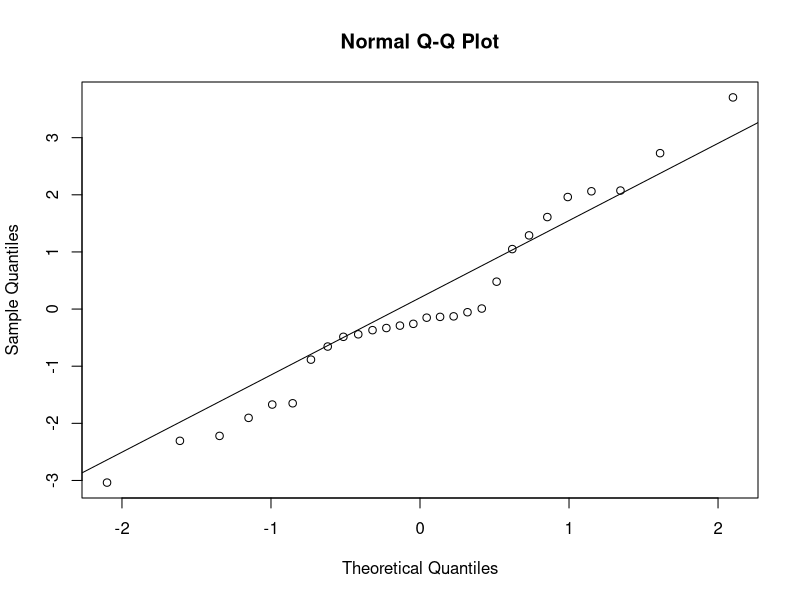
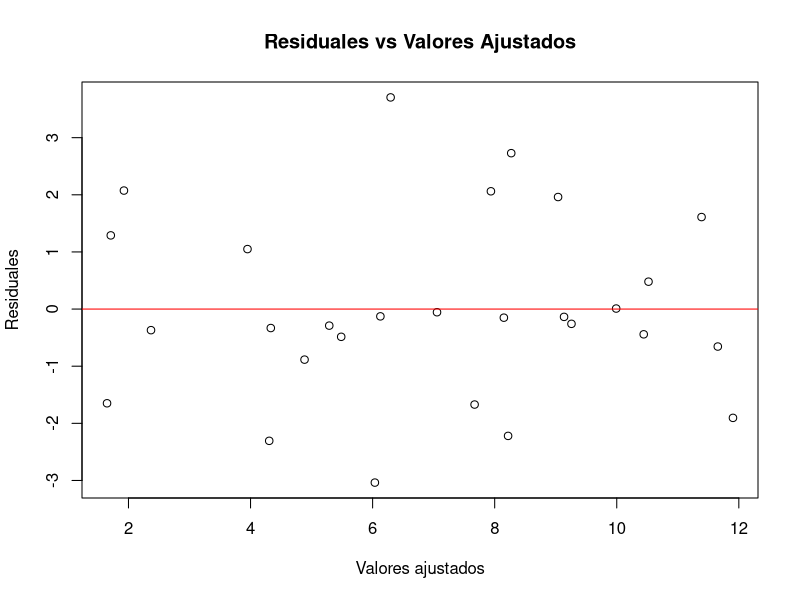
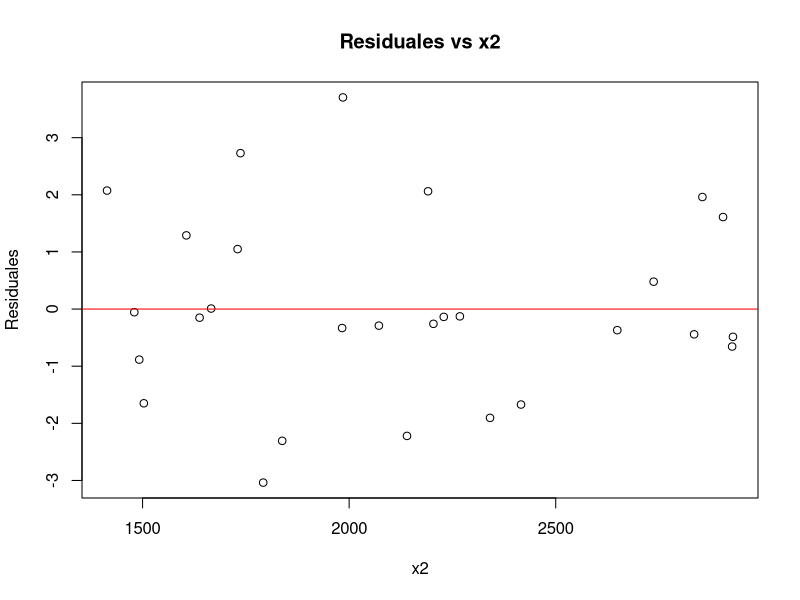
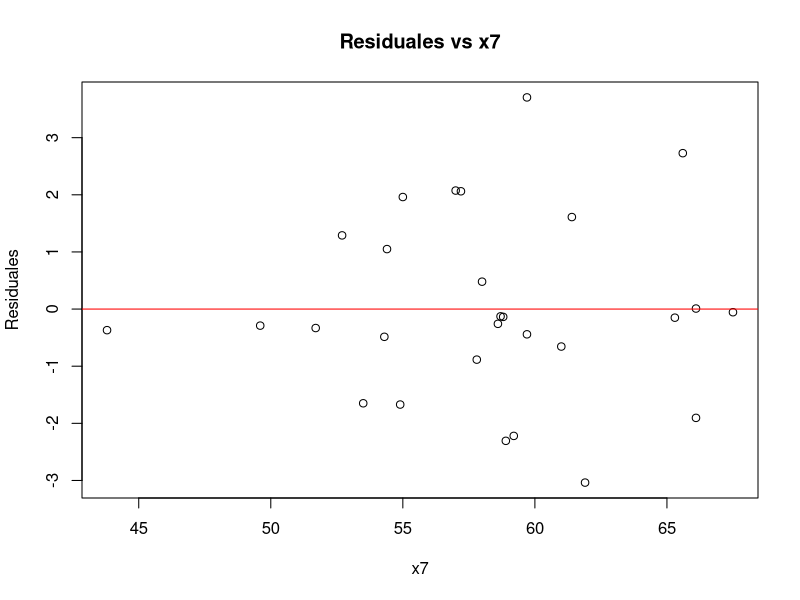
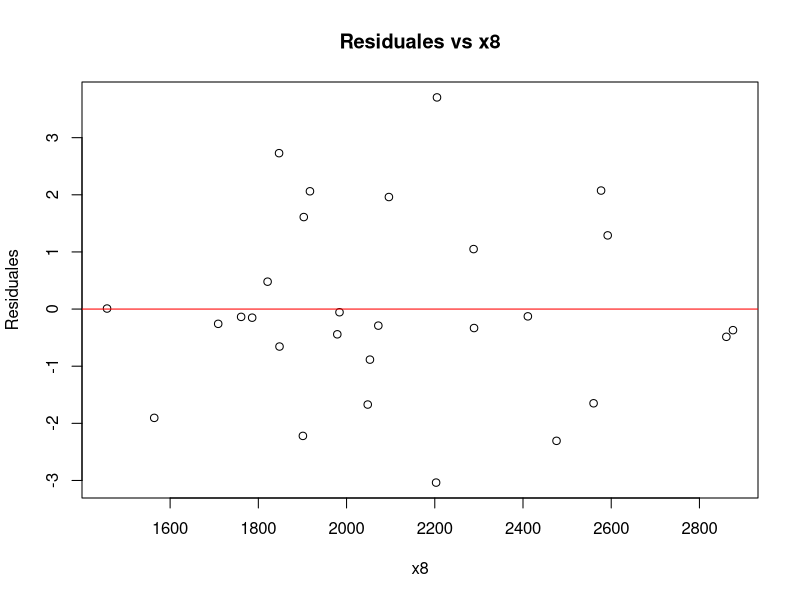

These figures' R source, in order:
###############################################################################################
#Ajustar un modelo de regresión lineal múltiple que relacione la cantidad de juegos ganados 
#con las yardas por aire del equipo (x2), el porcentaje de jugadas por tierra (x7) y las yardas 
#por tierra del contrario (x8).
###############################################################################################
datos=read.csv("Liga_nacional_de_futbol.csv")
datos
M1 <- lm(y~x2+x7+x8,data=datos)
M1

############################################################################################
###     b) Formar la tabla de análisis de varianza y probar la significancia de la regresión
############################################################################################
nrow(datos)

idv <- rep(1,nrow(datos))
idv

X<- matrix(c(idv,datos$x2,datos$x7,datos$x8),nrow=28,ncol=4)
Y<- matrix(datos$y,nrow=28,ncol=1)

beta<- solve(t(X)%*%X) %*% t(X) %*% Y
beta 

#pues para poder hacer la tabla necesimatos calcular lo siguiente 

#Fuente de variacion  | Suma de cuadrados | Grados de libertad  | Cuadrados medios  | F0 
#regrecion            | SCE               | p                   | CMR               | CMR/CMRES 
#residuales           | SSE               | n-p-1               | CMRES 
#total                | SCT               | n-1


#p  numero de columnas a usar
p <- nrow(beta)-1
p

#n  numero de filas
n<- nrow(datos)
n

#n-p-1
n-p-1

#n-1
n-1

#SCE
SCE<- t(beta)%*% t(X)%*%Y-sum(Y)**2/n
SCE

#SSE
SSE<-t(Y)%*% Y- t(beta) %*% t(X) %*% Y
#SCT
SCT <- t(Y) %*% Y-sum(Y)**2/n
SCT

#SSE
SSE<-SCT-SCE
SSE

SCT.m <- sum((datos$y-mean(datos$y))**2)
SCT.m

SCE.m<- sum((M1$fitted - mean(datos$y))**2)
SCE.m

SSE.m<-sum(M1$residuals**2)
SSE.m

GLT<-n-1
GLT

GLRes<-df.residual(M1)
GLRes

GLR<- GLT-GLRes
GLR

#CMR
CMR<-SCE/GLR
CMR

#CMRES
CMRes<- SSE/GLRes
CMRes

#F0
F0<-CMR/CMRes
F0

##################################################################################################### 
### c) Calcular el estadístico t para probar las hipótesis H0:β2=0, H0:β7=0 y H0:β8=0. 
### ¿Qué conclusiones se pueden sacar acerca del papel de las variables x2, x7 y x8 en el modelo? 
#####################################################################################################

varest <- SSE /(nrow(Y)-nrow(beta))
varest

# Matriz inversa
XtX_inv <- solve(t(X) %*% X)

# Inicialización de vector para guardar t0
t0_vals <- numeric(ncol(X))

# Bucle para recorrer la diagonal
for (j in 1:ncol(X)) {
  cjj <- XtX_inv[j, j]
  t0 <- beta[j] / sqrt(varest * cjj)
  t0_vals[j] <- t0
}
  
t0_vals

################################################# 
### d) Calcular R2 y R2adj para este modelo. 
#################################################

# R2
R2 <-SCE/SCT
R2

# R2ADJ
R2ADJ <- 1-(1-R2)*((n-1)/(n-p-1))
R2ADJ

#################################################################### 
# e) Trazar una gráfica de probabilidad normal de los residuales. 
# ¿Parece haber algún problema con la hipótesis de normalidad? 
####################################################################

residuales<- M1$residuals

qqnorm(residuales)
qqline(residuales)

#################################################################################################
#     f)  Trazar e interpretar una gráfica de los residuales en función de la respuesta predicha.
#################################################################################################

ajustados <- M1$fitted.values   

plot(ajustados, residuales, xlab = "Valores ajustados",ylab = "Residuales",main = "Residuales vs Valores Ajustados")
abline(h = 0, col = "red")  

################################################################################################# 
# g) Trazar las gráficas de los residuales en función de cada una de las variables regresoras. 
# ¿Implican esas gráficas que se especificó en forma correcta el regresor? 
#################################################################################################

plot(M1$model$x2, residuales,xlab = "x2",ylab = "Residuales",main = "Residuales vs x2")
abline(h = 0, col = "red")

plot(M1$model$x7, residuales,xlab = "x7",ylab = "Residuales",main = "Residuales vs x7")
abline(h = 0, col = "red")

plot(M1$model$x8, residuales,xlab = "x8",ylab = "Residuales",main = "Residuales vs x8")
abline(h = 0, col = "red")

########################################################### 
# h) Calcular un intervalo de confianza de 95% para β7 
###########################################################

beta7_hat <- beta[3, ]  # estimador de beta7

cjj <- XtX_inv[3, 3]    # elemento diagonal correspondiente

se_beta7 <- sqrt(varest * cjj)  # error estándar

# Valor crítico t
tcrit <- qt(0.975, df = n - p - 1)

# Intervalo de confianza
IC_beta7 <- c(LI = beta7_hat - tcrit * se_beta7,  LS = beta7_hat + tcrit * se_beta7)
beta7_hat
IC_beta7
x_0 <- c(1, 2300, 56, 2100)

# Prediccion puntual
y0_hat <- as.numeric(t(x_0) %*% beta)

# Error estandar de la media predicha
se_y0 <- sqrt(varest * (t(x_0) %*% XtX_inv %*% x_0))

# Valor critico t
tcrit <- qt(0.975, df = n - p - 1)
IC_media <- c(LI = y0_hat - tcrit * se_y0, LS = y0_hat + tcrit * se_y0)
y0_hat
IC_media

M2 <- lm(y ~ x7 + x8, data = datos)
summary(M2)
n <- nrow(datos)
idv <- rep(1, n)
X2 <- matrix(c(idv, datos$x7, datos$x8), nrow=n, ncol=3)
Y  <- matrix(datos$y, nrow=n, ncol=1)

beta2 <- solve(t(X2) %*% X2) %*% t(X2) %*% Y

# sumas de cuadrados
SCT2 <- t(Y) %*% Y - (sum(Y)^2)/n
SCE2 <- t(beta2) %*% t(X2) %*% Y - (sum(Y)^2)/n
SSE2 <- SCT2 - SCE2

# grados de libertad
p2 <- nrow(beta2) - 1
GLR2  <- p2
GLRes2 <- n - p2 - 1

# cuadrados medios
CMR2   <- SCE2 / GLR2
CMRES2 <- SSE2 / GLRes2

# estadistico F
F0_2 <- CMR2 / CMRES2
F0_2
R2_M2 <- SCE2 / SCT2

# R^2 ajustado
R2adj_M2 <- 1 - (1 - R2_M2) * ((n - 1) / (n - p2 - 1))
R2_M2
R2adj_M2
R2
R2ADJ
XtX_inv2 <- solve(t(X2) %*% X2)
resid2   <- Y - X2 %*% beta2
df2      <- n - p2 - 1
varest2  <- SSE2 / df2
beta7_hat_M2 <- beta2[2, ]
cjj2<- XtX_inv2[2,2]
se_beta7_M2  <- sqrt(varest2 * cjj2)
tcrit2   <- qt(0.975, df = n - p2 - 1)
IC_beta7_M2  <- c(LI = beta7_hat_M2 - tcrit2*se_beta7_M2, LS = beta7_hat_M2 + tcrit2*se_beta7_M2)
beta7_hat_M2
IC_beta7_M2

## --- (2) IC95% para la MEDIA en (x7=56, x8=2100) ---
x0_M2   <- c(1, 56, 2100)
y0_hat2 <- as.numeric(t(x0_M2) %*% beta2)
se_y0_2 <- sqrt(varest2 * (t(x0_M2) %*% XtX_inv2 %*% x0_M2))
IC_media_M2 <- c(LI = y0_hat2 - tcrit2*se_y0_2,LS = y0_hat2 + tcrit2*se_y0_2)
len_media_M2 <- diff(IC_media_M2)
